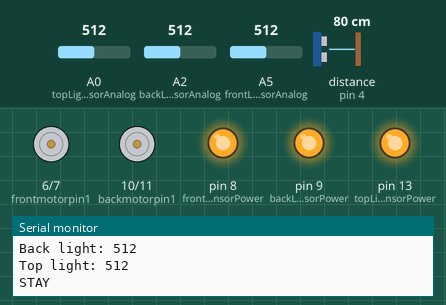
The sketch below on a simulated Arduino Uno, built with avr-gcc and run on an emulated ATmega328P. Shown: motor-driver pin pairs drawn as motors (green arrow = first pin HIGH = forward, orange = second pin HIGH = backward, longer = more drive), output pins drawn as LEDs (lit = HIGH), the last lines printed to the serial monitor. Wiring (inferred from the names in the program): ultrasonic range finder: trigger pin 3; echo pin 4. Inputs (shaded band) come from the test bench; at power-on: distance to the obstacle (sensor on pin 4) 80 cm, A0 (topLightSensorAnalog) = 512, A5 (frontLightSensorAnalog) = 512, A2 (backLightSensorAnalog) = 512. The echo pulse lasts 58.3 µs per cm; pins used as bus, display or sensor lines are not drawn.

Above: at 2.2 s.
2.3 s: distance to the obstacle (sensor on pin 4) set to 65 cm
4.8 s: distance to the obstacle (sensor on pin 4) set to 57 cm
At 7.7 s:
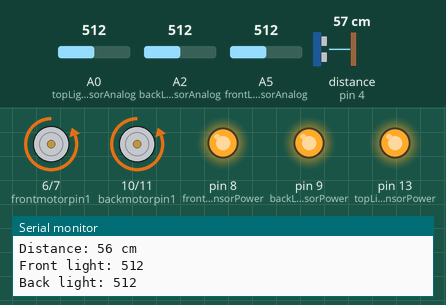
At 8.9 s:
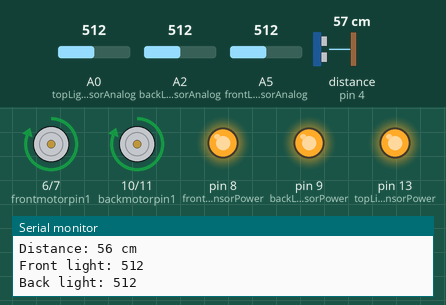
9.3 s: distance to the obstacle (sensor on pin 4) set to 120 cm
At 9.63 s:
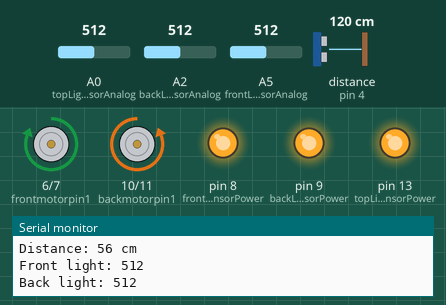
11.1 s: A0 (topLightSensorAnalog) set to 84
15.6 s: A0 (topLightSensorAnalog) set to 74
19.2 s: A5 (frontLightSensorAnalog) set to 533
At 20.6 s:
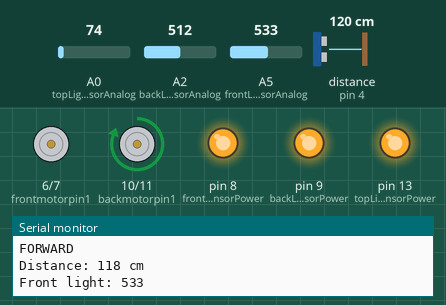
Timing chart, 0 to 22.2 s (numbered marks = the images above; inputs shaded):
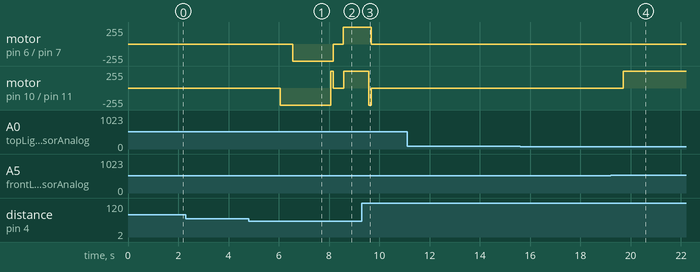

Measured:
- the behaviour switches between 62 and 61 cm on distance to the obstacle (sensor on pin 4) (found by bisection; images 0 and 1)
- the behaviour switches between 517 and 518 on A5 (frontLightSensorAnalog) (found by bisection; images 3 and 4)
- after the input at 19.2 s, motor on pin 6 (frontmotorpin1) / pin 7 (frontmotorpin2): stays stopped (without the input it goes to backward 255/255 after 1.7 s); motor on pin 10 (backmotorpin1) / pin 11 (backmotorpin2): stopped → forward 255/255 after 0.50 s

The sketch:

final.ino
```cpp
//MOTOR PINS MUST BE ANALOG (for speed control)
//ANALOG PINS: 3, 5, 6, 9, 10, 11

#define CLIPPINGDIST 60
#define LIGHTEPSILON 5
//#define EXCLIPPINGDIST 30

#define READINGNUM 5

int stateCounter = 4;

int backmotorpin1 = 10; //power motor
int backmotorpin2 = 11;

int frontmotorpin1 = 6; //steering motor
int frontmotorpin2 = 7;
// int turningDistance = 30; //minimum turning distance from wall (cm)

//front ultrasonic sensor
int sensor1vcc = 2;
int sensor1trig = 3;
int sensor1echo = 4;
int sensor1ground = 5;

//front light sensor
int frontLightSensorPower = 8;
int frontLightSensorAnalog = A5;

//back light sensor
int backLightSensorPower = 9;
int backLightSensorAnalog = A2;

//top light sensor
int topLightSensorPower = 13;
int topLightSensorAnalog = A0;

//misc.
int currDistance = 0;
int pastReading = 100;

int count1182 = 0;
int state = 0;
int lightState = 0;

void setup() {

  Serial.begin(9600);

  //motors
  pinMode(backmotorpin1, OUTPUT);
  pinMode(backmotorpin2, OUTPUT);
  pinMode(frontmotorpin1, OUTPUT);
  pinMode(frontmotorpin2, OUTPUT);

  //front ultrasonic sensor
  pinMode(sensor1trig, OUTPUT);
  pinMode(sensor1echo, INPUT);
  pinMode(sensor1vcc, OUTPUT); //power pins
  pinMode(sensor1ground, OUTPUT);
  digitalWrite(sensor1vcc, HIGH);
  digitalWrite(sensor1ground, LOW);

  //light sensors
  pinMode(frontLightSensorPower, OUTPUT);
  digitalWrite(frontLightSensorPower, HIGH);
  pinMode(backLightSensorPower, OUTPUT);
  digitalWrite(backLightSensorPower, HIGH);
  pinMode(topLightSensorPower, OUTPUT);
  digitalWrite(topLightSensorPower, HIGH);

}

void loop() {

  delay(200);

  int currentDistance = distanceFront();
  int lightPos = getLightPos();

  if (currentDistance > CLIPPINGDIST) { //NOTHING IN FRONT OF US -> GO FORWARD

    stopTurn();

    if (senseLightTop() >= 80) { //light is on top of the rover

      Serial.println("STAY");
      stateChecker();

    } else if (lightPos == 1) {
      Serial.println("FORWARD");
      drive(100);
      state = 1; //driving forward now

    } else if(lightPos == -1) {
      Serial.println("BACKWARD");
      reverse();
      state = -1; //reversing now

    } else {

      stateChecker();

      for (int i = 0; i < 10; i++) { //checks for extraneous readings

        if (getLightPos() != 0){ //If light is no longer equal, exit out of loop
          return;
        }
        Serial.println("CHECK");
        delay(300);

      }
        Serial.println("TURN AROUND");
      //TURN AROUND
        reverse();
        delay(500);
        right();
        delay(1500);

        brakeReverse();
        delay(200);

        //TURN LEFT
        left();
        delay(20);

        drive(100);
        delay(1000);
        brakeForward();
        delay(200);

        stop();

    }

  } else { //WITHIN CLIPPING DISTANCE

    stateChecker();

    //REVERSE TO THE RIGHT
    reverse();
    delay(500);
    right();
    delay(1500);

    // delay(20);

    // reverse();
    // delay(800);
    brakeReverse();

    delay(200);

    //TURN LEFT
    left();
    delay(20);

    drive(100);
    delay(1000);
    brakeForward();
    delay(200);

  }

  //Serial.print("State: ");
  //Serial.println(state);

}

void stateChecker() {
  if (state == 1) { //IF WAS GOING FORWARD, CANCEL MOMENTUM

    brakeForward();
    state = 0; //we are stationary

    delay(1000);

  }

  else if (state == -1) { //IF WAS GOING BACKWARDS, CANCEL MOMENTUM

    brakeReverse();
    state = 0; //we are stationary

    delay(1000);

  }

  else {

    stop();
    state = 0;

    delay(1000);

  }
}

int getLightPos(){
  int front = senseLightFront();
  int back = senseLightBack();

  if(front - back > LIGHTEPSILON){
    return 1;
  }else if(front - back < -LIGHTEPSILON){
    return -1;
  }else{
    return 0;
  }
}

int senseLightFront() {

  int value = analogRead(frontLightSensorAnalog);
  Serial.print("Front light: ");
  Serial.println(value);
  return value;

}

int senseLightBack() {

  int value = analogRead(backLightSensorAnalog);
  Serial.print("Back light: ");
  Serial.println(value);
  return value;

}

int senseLightTop() {

  int value = analogRead(topLightSensorAnalog);
  Serial.print("Top light: ");
  Serial.println(value);
  return value;

}

void brakeForward(){
    reverse();
    delay(100);
    stop();
    delay(200);
    //delay(500);
}

void brakeReverse(){
    drive(100);
    delay(100);
    stop();
    delay(200);
    //delay(500);
}

void drive (int power) { //power takes value between 1-100 (inclusive)

  if (power > 100 || power < 1) {
    Serial.println("power out of bounds in DRIVE");
    abort();
  }

  int analogValue = 255 * (power / (float)100.0);

  analogWrite(backmotorpin1, analogValue);
  digitalWrite(backmotorpin2, LOW);

}

void reverse () {

  digitalWrite(backmotorpin1, LOW);
  digitalWrite(backmotorpin2, HIGH);

}

void stop() { //STOP BACK MOTOR WHEELS AND STOP TURNING

  digitalWrite(backmotorpin1, LOW);
  digitalWrite(backmotorpin2, LOW);

  digitalWrite(frontmotorpin1, LOW);
  digitalWrite(frontmotorpin2, LOW);

}

void left () {

  digitalWrite(frontmotorpin1, HIGH);
  digitalWrite(frontmotorpin2, LOW);

}

void right () {

  digitalWrite(frontmotorpin1, LOW);
  digitalWrite(frontmotorpin2, HIGH);

}

void stopTurn() {

  digitalWrite(frontmotorpin1, LOW);
  digitalWrite(frontmotorpin2, LOW);

}

//returns distance to object in cm
int distanceFront () {
  int distance = 0;
  long duration = 0;

  // Clears the trigPin condition
  digitalWrite(sensor1trig, LOW);
  delayMicroseconds(2);

  // Sets the trigPin HIGH (ACTIVE) for 10 microseconds
  digitalWrite(sensor1trig, HIGH);
  delayMicroseconds(10);
  digitalWrite(sensor1trig, LOW);

  // Reads the echoPin, returns the sound wave travel time in microseconds
  duration = pulseIn(sensor1echo, HIGH);

  // Calculating the distance
  distance = duration * 0.034 / 2; // Speed of sound wave divided by 2 (to and back)

  //FOR DEBUGGING PURPOSES
  Serial.print("Distance: ");
  Serial.print(distance);
  Serial.println(" cm");
  return distance;

}

// For the sensor reading fluctuation (1177)
int distanceFiltered(){

  int x = distanceFront();

  if(x != 1182 && x != 1183){
    count1182 = 0;
    pastReading = x;
    return pastReading;

  }else{
    if(count1182 >= 10){
      count1182++;
      return 1182;
    }else{
      count1182++;
      return 0;
    }


  }

  if(x == 1182 || x == 1183){
    return pastReading;

  } else {
    pastReading = x;
    return pastReading;
  }
}
```
